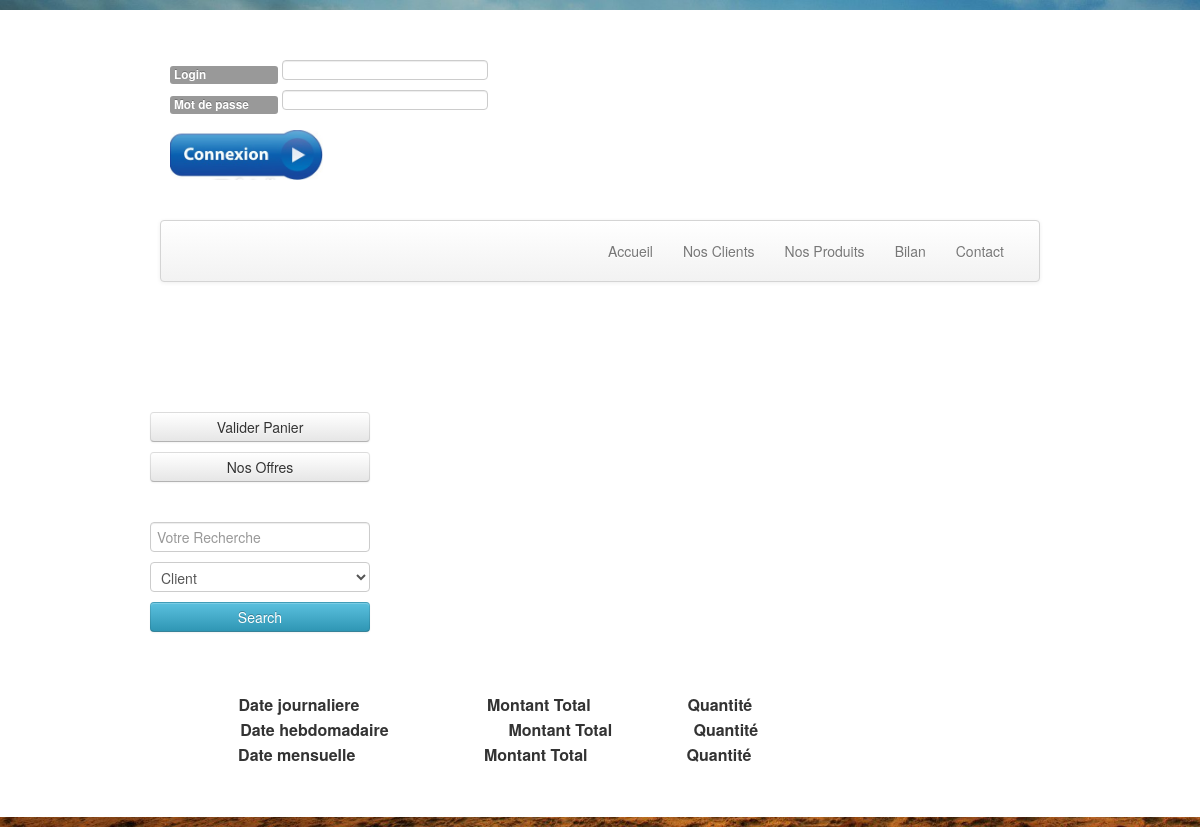
/bilan.php, run on an earlier commit of the app's database.
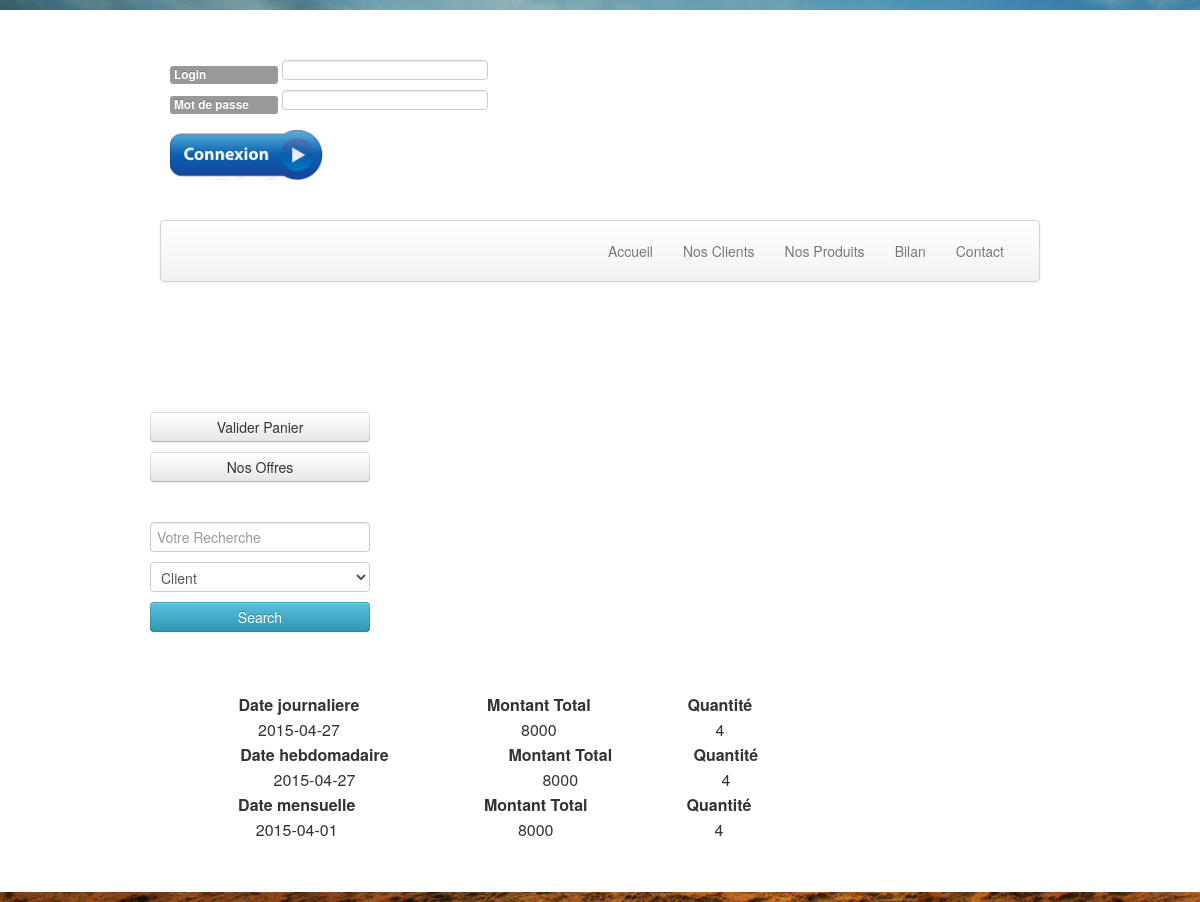
And on a later commit of the database.
### tables this page shows
CREATE TABLE IF NOT EXISTS `bilan` (
  `ID_BILAN` int(11) NOT NULL AUTO_INCREMENT,
  `DATE_DEB_BILAN` date NOT NULL,
  `DATE_FIN_BILAN` date NOT NULL,
  `quantite_panier` int(11) NOT NULL,
  `montant_total` float NOT NULL,
  PRIMARY KEY (`ID_BILAN`),
  UNIQUE KEY `BILAN_PK` (`ID_BILAN`)
);

### bilan.php (the view, shortened to what this page needs)
<?php
require_once("header.php");
$req=mysql_query("Select b.date_deb_bilan,quantite_panier,montant_total from bilan as b INNER join journaliere as j on b.id_bilan=j.id_bilan");
if ($req) {
          echo"<table class='span8'>
          <tr>
            <th align='center'>Date journaliere</th>
            <th align='center'>Montant Total</th>
            <th align='center'>Quantité</th>
            </tr>";
    }
    else
    {
    					 die(mysql_error());
    }
     while($l= mysql_fetch_array($req)){
          echo"<tr>
              <td align='center'>".$l['date_deb_bilan']."</td>
              <td align='center'>".$l['montant_total']."</td>
              <td align='center'>".$l['quantite_panier']."</td>
            </tr>";
        }
                   echo " </table>";
 $req2=mysql_query("Select date_deb_bilan,montant_total,quantite_panier from bilan as b INNER join hebdomadaire as h on b.id_bilan=h.id_bilan");
if ($req2) {
          echo"<table class='span8'> <tr>
          <th align='center'>Date hebdomadaire</th>
            <th align='center'>Montant Total</th>
            <th align='center'>Quantité</th>
            </tr>";
          while($ll= mysql_fetch_array($req2)){
          echo"<tr>
              <td align='center'>".$ll['date_deb_bilan']."</td>
              <td align='center'>".$ll['montant_total']."</td>
              <td align='center'>".$ll['quantite_panier']."</td>
            </tr>
            ";}
                               echo " </table>";
        }
         else
    {
    					 die(mysql_error());
    }
            $req3=mysql_query("Select date_deb_bilan,montant_total,quantite_panier from bilan as b INNER join mensuelle as m on b.id_bilan=m.id_bilan");
if ($req3) {
          echo"<table class='span8'> <tr>
            <th align='center'>Date mensuelle</th>
            <th align='center'>Montant Total</th>
            <th align='center'>Quantité</th>
            </tr>";
          while($l3= mysql_fetch_array($req3)){
          echo"<tr>
              <td align='center'>".$l3['date_deb_bilan']."</td>
              <td align='center'>".$l3['montant_total']."</td>
              <td align='center'>".$l3['quantite_panier']."</td>
            </tr>
            ";
        }
                           echo " </table>";
    }
     else
    {
    					 die(mysql_error());
    }
?>

### header.php (shortened to what this page needs)
<html>
<head>
	<link rel="stylesheet" type="text/css" href="./bootstrap.min.css">
	<link rel="stylesheet" type="text/css" href="style.css">
</head>
<body>
	<div class="container">
		<div class="navbar">
				<?php
				if (isset($_SESSION['login'])){
					echo $_SESSION['login'];
					echo $_SESSION['id_Client'];
										echo $_SESSION['idPanier'];
				}else {
				 require_once ("form_connexion.php");
				}
				?>
			<div class="navbar-inner">
				<ul class="nav pull-right">
					<li><a href="form_connexion.php">Accueil</a></li>
					<li><a href="client.php">Nos Clients</a></li>
					<li><a href="produit.php">Nos Produits</a></li>
					<li><a href="bilan.php">Bilan</a></li>
					<li><a href="contact.php">Contact</a></li>
				</ul>
			</div>
		</div>
	</div>
	<div class="container">
		<div class="row">
			<div class="span3">
				<br>
				<p><a href="form_validation_panier.php" class='btn btn-default btn-lg btn-block'>Valider Panier</a></p>
				<p><a href="offre.php" class='btn btn-default btn-lg btn-block'>Nos Offres</a></p>
				<br>
				<p><form class="block" action="search.php" method="post">
					<input type="search" name="search" placeholder="Votre Recherche">
					<select name="choix">
						<option>Client</option>
					</select>
					<input type="submit" name="go" value="Search" class='btn btn-info btn-lg btn-block'>
				</form></p>
			</div>
			<div class=" content span9">

### form_connexion.php (shortened to what this page needs)
<html xmlns="http://www.w3.org/1999/xhtml">
  <head>
	<link rel="stylesheet" href="style.css"/>
  </head>
  <body>
	  <div class="panel"id="img_connexion">
	   <form action="connexion.php" method="POST" name="form_connexion" onSubmit="return verifConnexion()">
		  <p>
		    <span class="label">Login</span>
			<input type="text" name="login"/>
			<br/>
			<span class="label">Mot de passe</span>
			<input type="password" name="mdp"/>
		  </p>
		  <p>
		    <input type="image" class="img_connexion"src="image/connexion.jpg" value="submit" align="middle"/>
		  </p>
		</form>
	  </div>
	</body>
	</html>

### style.css (style rules this page uses)
.label { display: inline-block; width: 100px; }
.img_connexion { width:100px; height:50px; }
html { font-family: 'Roboto', sans-serif; background: url(image/fond.jpg); background-size: cover; background-repeat: no-repeat; }
div { margin: 10px; padding: 10px; }
input { border-radius: 10px; }

What changed in the data, as far as the page shows it:
added bilan: DATE_DEB_BILAN "2015-04-01", montant_total "8000", quantite_panier "4"
Also different on the page:
new list line: "2015-04-27 8000 4"
